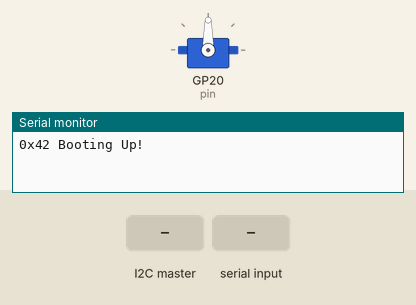
Simulated run of this sketch. Board: Raspberry Pi Pico. Shown: servo, the last lines printed to the serial monitor. Inputs (shaded band) come from the test bench.

Above: at 3.2 s.
3.3 s: the I2C master sends "e"
At 4.0 s:
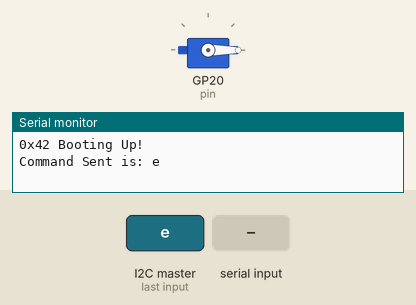
4.8 s: the I2C master sends "q"
At 5.7 s:
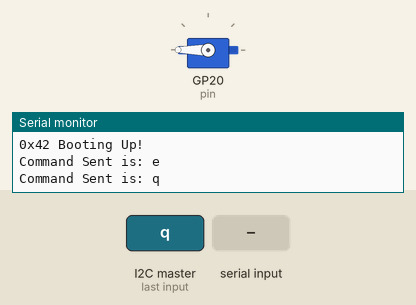
6.3 s: "c" received over Serial
At 6.9 s:
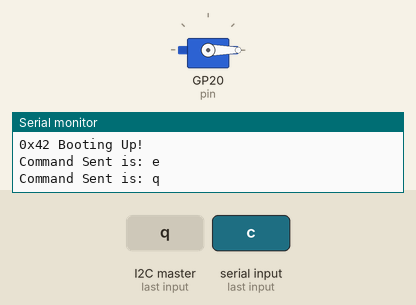
7.8 s: "x" received over Serial
At 9.2 s:
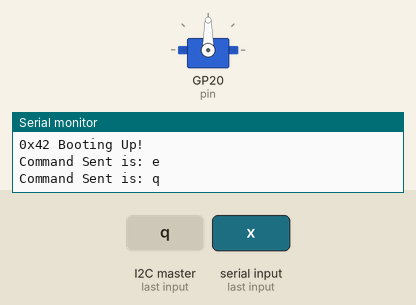
Timing chart, 0 to 10.8 s (numbered marks = the images above; inputs shaded):
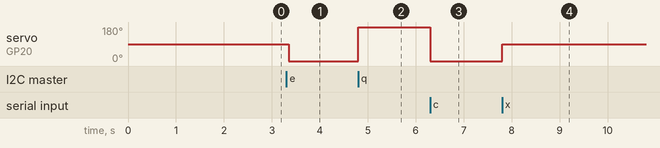

Measured:
- after the input at 3.3 s, servo on GP20 (pin): 90° → 0° after 0.05 s
- after the input at 4.8 s, servo on GP20 (pin): 0° → 180° at once
- after the input at 6.3 s, servo on GP20 (pin): 180° → 0° at once
- after the input at 7.8 s, servo on GP20 (pin): 0° → 90° at once

The sketch:

hmo.ino
```cpp
// Include the required Wire library for I2C
#include <Wire.h>
#include <Servo.h>

Servo servo;  // servo controller (multiple can exist)

int pin = 20;  // PWM pin for servo control

void setup() {
  Serial.begin(115200);  // start serial monitor
  Wire.setSDA(0);        // Set i2c communication to pins 0 and 1
  Wire.setSCL(1);
  Wire.begin(0x42);  // set address of peripheral as 0x38
  Wire.onReceive(receiveEvent);
  servo.attach(pin);  // start servo control
  servo.write(90);    // move servo to 90 degrees
  Serial.println("0x42 Booting Up!");
  delay(2000);
  servo.detach();
}

char l = ' ';
void loop() {
  // Serial.println("I am alive");
  if (Serial.available()) {
    l = Serial.read();
    if (l == 'c') {
      servo.attach(pin);
      servo.write(0);
      delay(500);  // delay(2000);
    }

    if (l == 'x') {
      servo.attach(pin);
      servo.write(90);
      delay(500);  // delay(2000);
    }

    if (l == 'z') {
      servo.attach(pin);
      servo.write(180);
      delay(500);  // delay(2000);
    }
    if (l == 'v') {
      servo.detach();
    }
  }
  // servo.detach();
}

char c = ' ';
void receiveEvent(int howMany) {
  while (Wire.available()) {  // loop through all but the last0
    c = Wire.read();          // receive byte as a character
    Serial.println((String) "Command Sent is: " + c);
    if (c == 'e') {
      servo.attach(pin);
      servo.write(0);
      delay(500);
    }

    if (c == 'w') {
      servo.attach(pin);
      servo.write(90);
      delay(500);
    }

    if (c == 'q') {
      servo.attach(pin);
      servo.write(180);
      delay(500);
    }
    servo.detach();
  }
}
```
